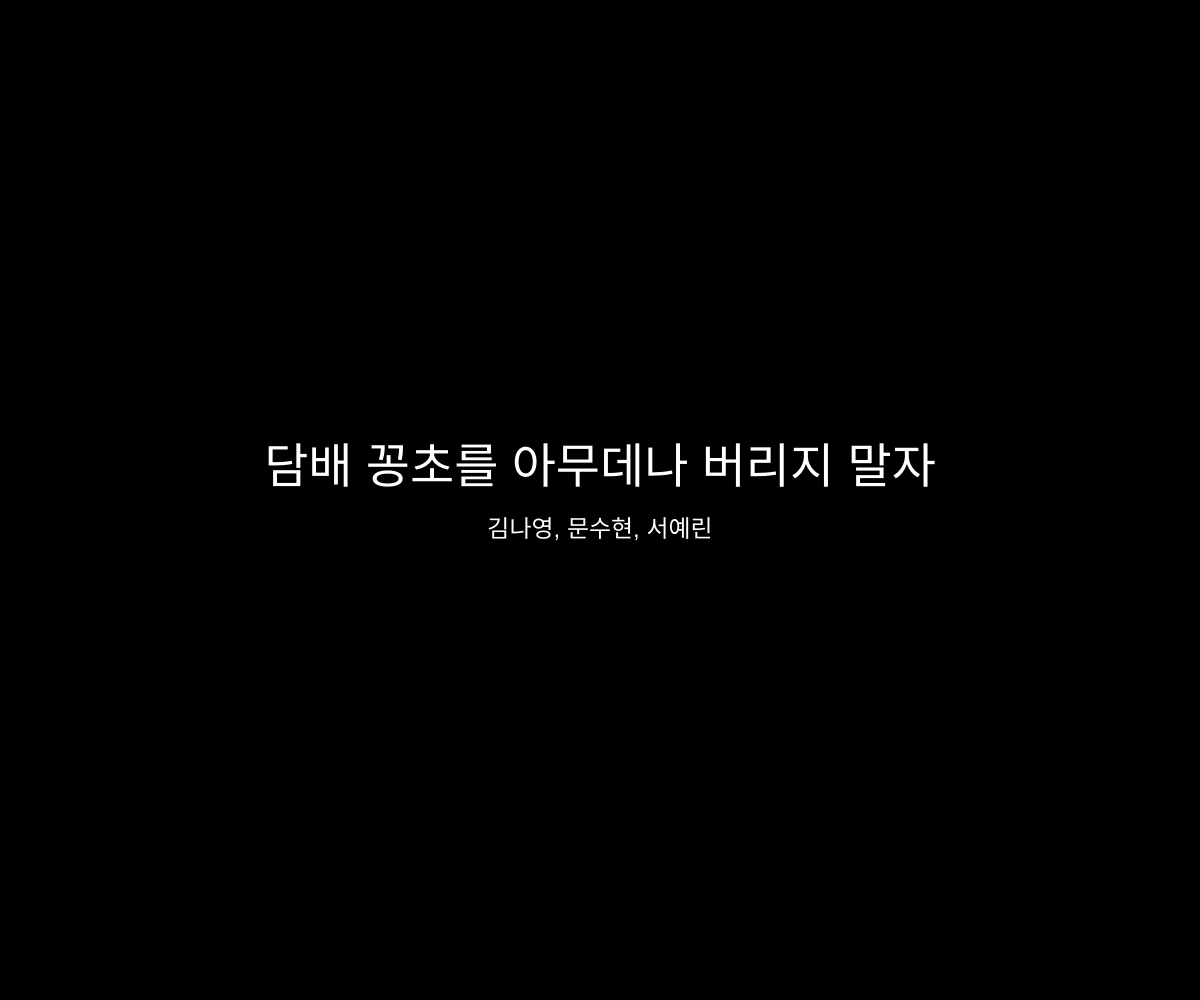
Frame 1 (no input)
Frame 60 (no input): identical to frame 1, image omitted
Frame 120 (the mouse pressed at the canvas centre since frame 60): identical to frame 1, image omitted

The p5.js sketch that drew this single still picture (run headless with seeded random() and noise() and a simulated clock; from frame 60 on, the mouse is pressed at the canvas centre):

// p5.js sketch
// ── sketch.js
function setup() {
  createCanvas(windowWidth, windowHeight);
  background(0); // 검정 배경
  textAlign(CENTER, CENTER);
  
  fill(255); // 흰색 글자
  textSize(48);
  text("담배 꽁초를 아무데나 버리지 말자", width / 2, height / 2 - 30);

  textSize(24);
  text("김나영, 문수현, 서예린", width / 2, height / 2 + 30);
}

function draw() {
  // 정적 화면이라 draw는 비워둠
}
